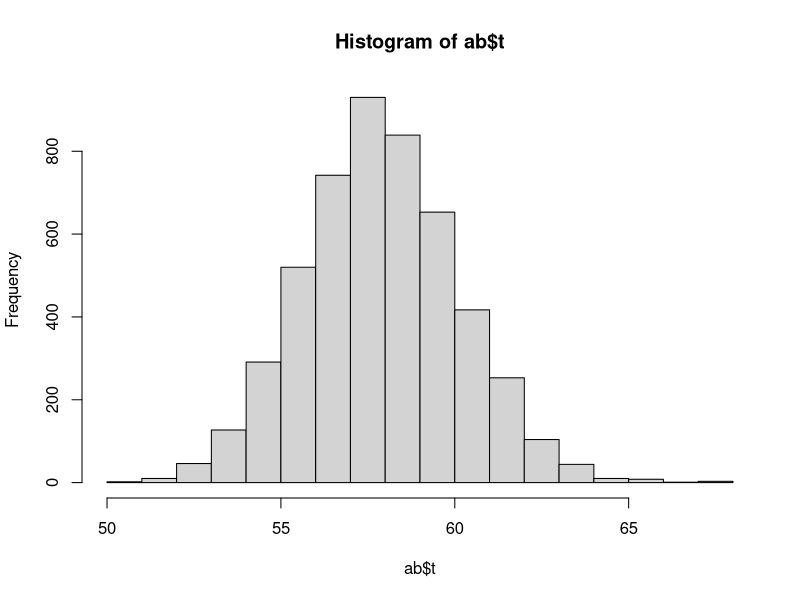
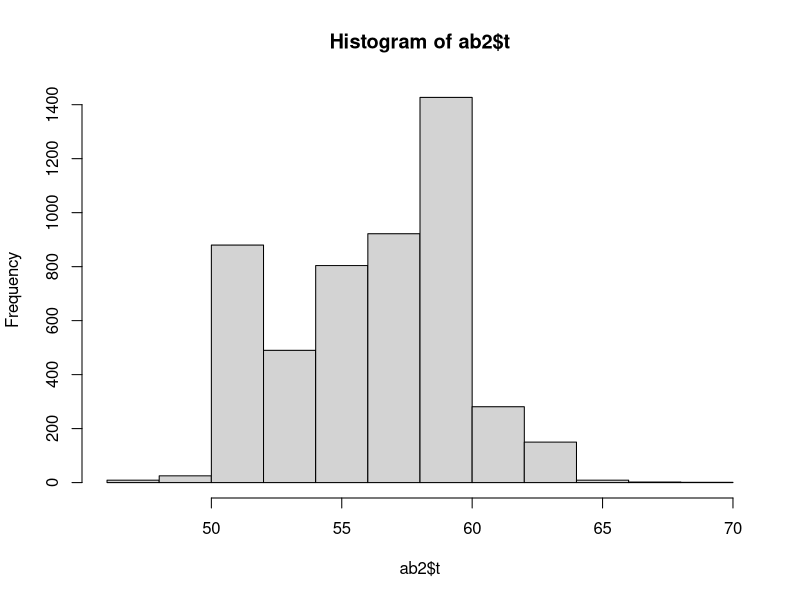
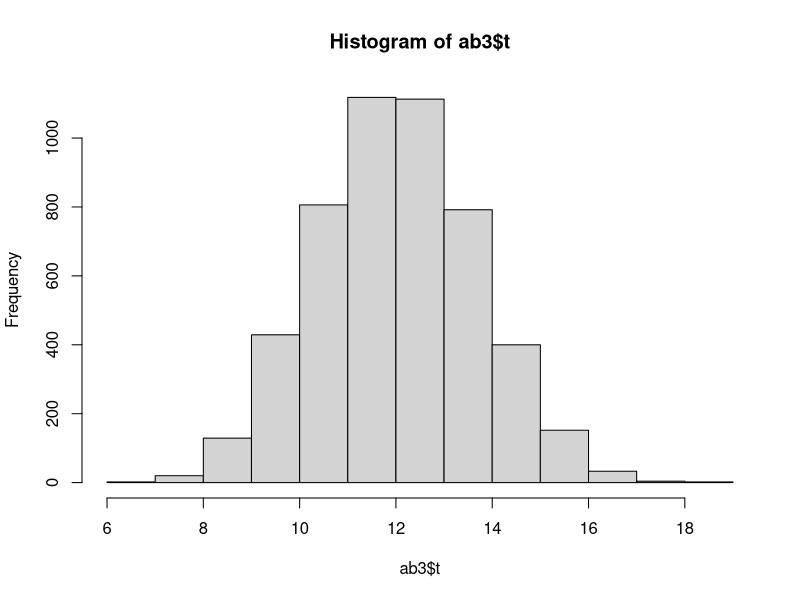
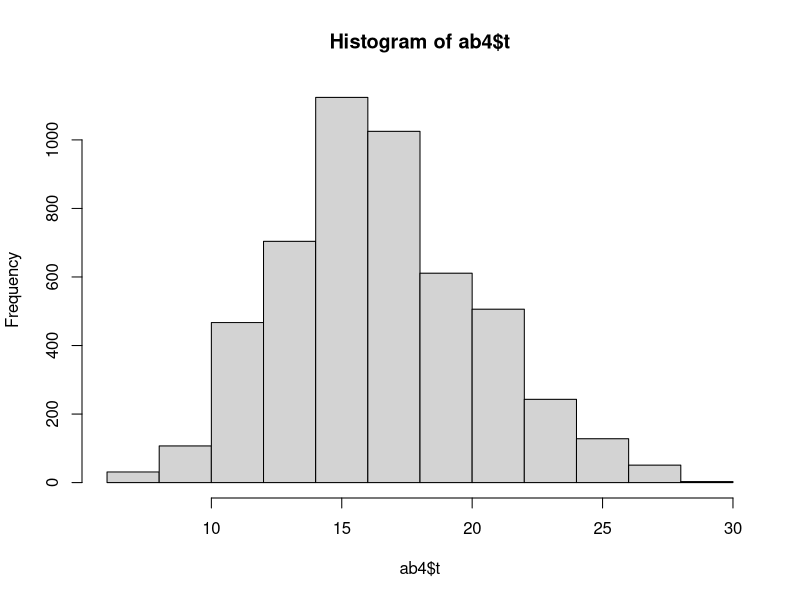

The R script that drew these images, in order:
library(readr)
AgeBoot <- read_csv("./AgeBoot.csv")
library(boot)
x<-AgeBoot$Age
t<-sample(1:539,30,TRUE)
xs=x[t]
mean(xs)

sampmean<-function(d,i){
  t2<-d[i]
  return(mean(t2))
}

sampmedian<-function(d,i){
  t2<-d[i]
#  print(t2)
  answ=median(t2)
  return(answ)
}

sampsd<-function(d,i){
  t2<-d[i]
  return(sd(t2))
}

sampiqr<-function(d,i){
  t2<-d[i]
  return(IQR(t2))
}

mean(xs)
ab<-boot(xs,sampmean,R=5000)
hist(ab$t)
sd(ab$t)
boot.ci(ab)
print(c("Population Mean ", mean(x)))

median(xs)
ab2<-boot(xs, sampmedian, R=5000)
hist(ab2$t)
sd(ab2$t)
boot.ci(ab2)
print(c("Population Median ", median(x)))

sd(xs)
ab3<-boot(xs, sampsd,R=5000)
hist(ab3$t)
sd(ab3$t)
boot.ci(ab3)
print(c("Population SD ", sd(x)))

IQR(xs)
ab4<-boot(xs, sampiqr,R=5000)
hist(ab4$t)
sd(ab4$t)
boot.ci(ab4)
print(c("Population IQR ", IQR(x)))